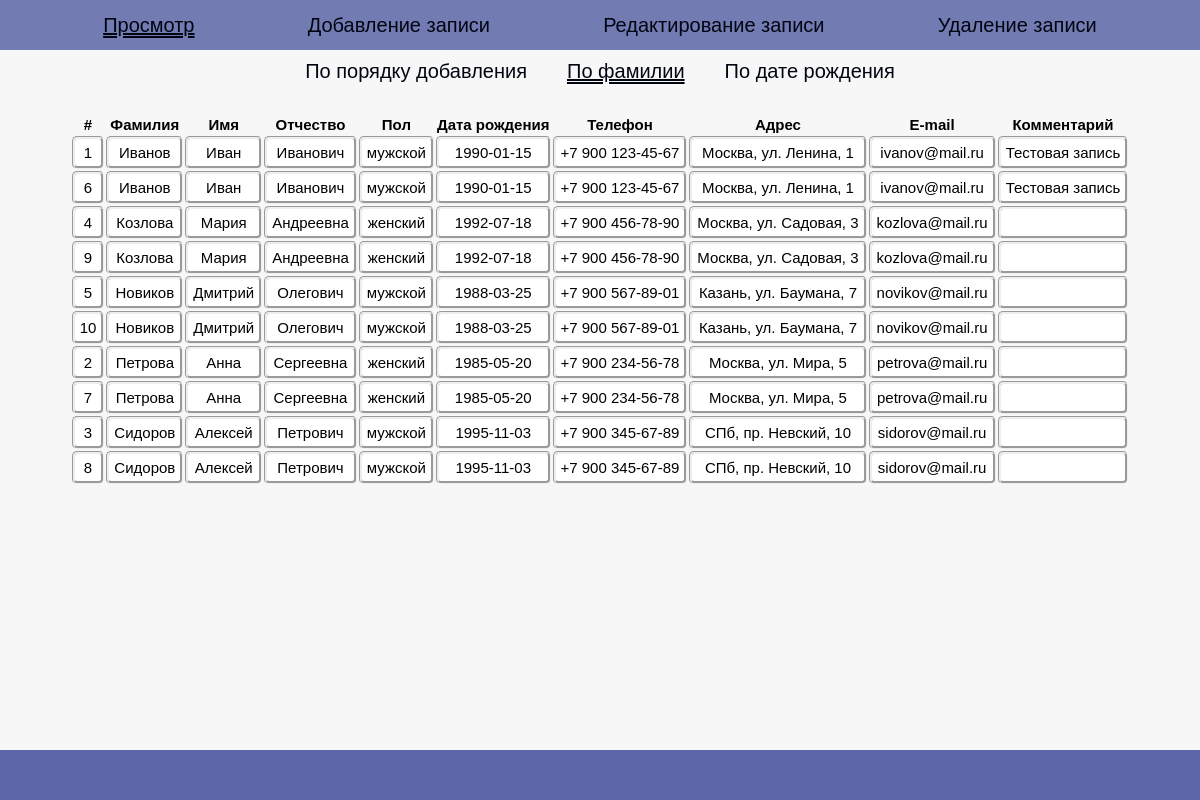
The app's page /index.php?page=view&sort=surname with its own data.
### tables this page shows
CREATE TABLE contacts (
    id INTEGER PRIMARY KEY AUTOINCREMENT,
    surname TEXT NOT NULL,
    name TEXT NOT NULL,
    lastname TEXT,
    gender TEXT,
    date TEXT,
    phone TEXT,
    location TEXT,
    email TEXT,
    comment TEXT
);

### viewer.php (the view, shortened to what this page needs)
<?php
function renderViewer($sort = 'id', $pageNum = 1) {
    $db = new PDO('sqlite:' . __DIR__ . '/phonebook.db');
    $perPage = 10;
    $offset = ($pageNum - 1) * $perPage;
    $allowedSorts = ['id', 'surname', 'date'];
    $total = $db->query("SELECT COUNT(*) FROM contacts")->fetchColumn();
    $stmt = $db->prepare("SELECT * FROM contacts ORDER BY {$sort} ASC LIMIT :limit OFFSET :offset");
    $stmt->bindValue(':limit', $perPage, PDO::PARAM_INT);
    $stmt->bindValue(':offset', $offset, PDO::PARAM_INT);
    $stmt->execute();
    $contacts = $stmt->fetchAll(PDO::FETCH_ASSOC);
    $html = '';
    $html .= '<table>';
    $html .= '<tr>
        <th>#</th>
        <th>Фамилия</th>
        <th>Имя</th>
        <th>Отчество</th>
        <th>Пол</th>
        <th>Дата рождения</th>
        <th>Телефон</th>
        <th>Адрес</th>
        <th>E-mail</th>
        <th>Комментарий</th>
    </tr>';
    foreach ($contacts as $row) {
        $html .= '<tr>';
        $html .= '<td>' . htmlspecialchars($row['id']) . '</td>';
        $html .= '<td>' . htmlspecialchars($row['surname']) . '</td>';
        $html .= '<td>' . htmlspecialchars($row['name']) . '</td>';
        $html .= '<td>' . htmlspecialchars($row['lastname']) . '</td>';
        $html .= '<td>' . htmlspecialchars($row['gender']) . '</td>';
        $html .= '<td>' . htmlspecialchars($row['date']) . '</td>';
        $html .= '<td>' . htmlspecialchars($row['phone']) . '</td>';
        $html .= '<td>' . htmlspecialchars($row['location']) . '</td>';
        $html .= '<td>' . htmlspecialchars($row['email']) . '</td>';
        $html .= '<td>' . htmlspecialchars($row['comment']) . '</td>';
        $html .= '</tr>';
    }
    $html .= '</table>';
    return $html;
}
?>

### style.css (style rules this page uses)
:root { --color_a: rgb(1, 5, 17); --back_a: rgba(92, 103, 168, 0.541); }
html { font-family: sans-serif; font-size: 17px; }
body { padding: 0; margin: 0; font-family: sans-serif; background-color: rgb(247, 247, 247); font-size: 20px; }
*, *::after, *::before { box-sizing: border-box; }
table { margin: 0 auto; font-size: 15px; }
td { background-color: white; padding: 5px; border-radius: 5px; border: groove; }

### records on screen
contacts: id "1", surname "Иванов", name "Иван", lastname "Иванович", gender "мужской", date "1990-01-15", phone "+7 900 123-45-67", location "Москва, ул. Ленина, 1", email "ivanov@mail.ru", comment "Тестовая запись"
contacts: id "6", surname "Иванов", name "Иван", lastname "Иванович", gender "мужской", date "1990-01-15", phone "+7 900 123-45-67", location "Москва, ул. Ленина, 1", email "ivanov@mail.ru", comment "Тестовая запись"
contacts: id "4", surname "Козлова", name "Мария", lastname "Андреевна", gender "женский", date "1992-07-18", phone "+7 900 456-78-90", location "Москва, ул. Садовая, 3", email "kozlova@mail.ru"
contacts: id "9", surname "Козлова", name "Мария", lastname "Андреевна", gender "женский", date "1992-07-18", phone "+7 900 456-78-90", location "Москва, ул. Садовая, 3", email "kozlova@mail.ru"
contacts: id "5", surname "Новиков", name "Дмитрий", lastname "Олегович", gender "мужской", date "1988-03-25", phone "+7 900 567-89-01", location "Казань, ул. Баумана, 7", email "novikov@mail.ru"
contacts: id "10", surname "Новиков", name "Дмитрий", lastname "Олегович", gender "мужской", date "1988-03-25", phone "+7 900 567-89-01", location "Казань, ул. Баумана, 7", email "novikov@mail.ru"
contacts: id "2", surname "Петрова", name "Анна", lastname "Сергеевна", gender "женский", date "1985-05-20", phone "+7 900 234-56-78", location "Москва, ул. Мира, 5", email "petrova@mail.ru"
contacts: id "7", surname "Петрова", name "Анна", lastname "Сергеевна", gender "женский", date "1985-05-20", phone "+7 900 234-56-78", location "Москва, ул. Мира, 5", email "petrova@mail.ru"
contacts: id "3", surname "Сидоров", name "Алексей", lastname "Петрович", gender "мужской", date "1995-11-03", phone "+7 900 345-67-89", location "СПб, пр. Невский, 10", email "sidorov@mail.ru"
contacts: id "8", surname "Сидоров", name "Алексей", lastname "Петрович", gender "мужской", date "1995-11-03", phone "+7 900 345-67-89", location "СПб, пр. Невский, 10", email "sidorov@mail.ru"

### other values on screen
$label "Просмотр"
$label "Добавление записи"
$label "Редактирование записи"
$label "Удаление записи"
$label "По порядку добавления"
$label "По фамилии"
$label "По дате рождения"
